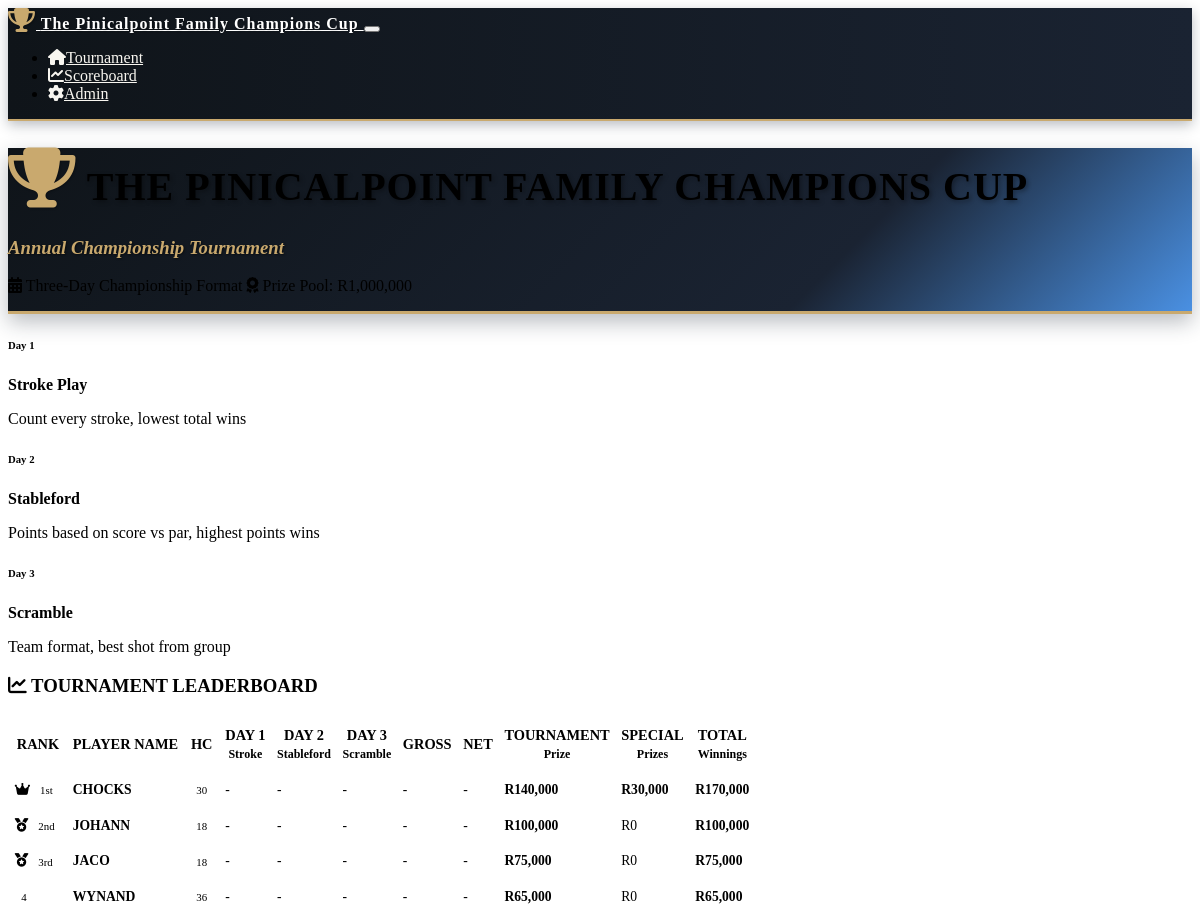
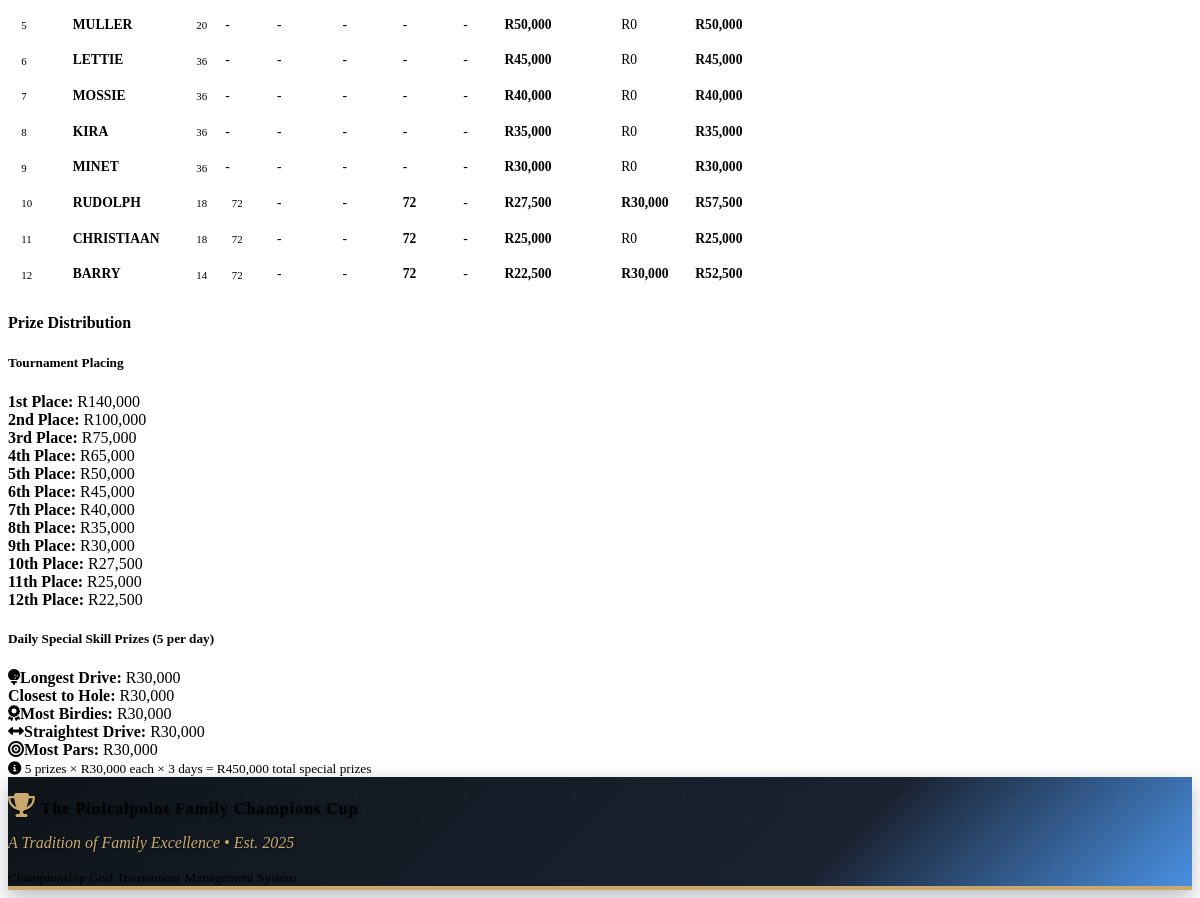
The app's page /scoreboard with its own data (2 pictures, top to bottom).
### models.py (models this page shows)
class Round(db.Model):
    id = db.Column(db.Integer, primary_key=True)
    tournament_id = db.Column(db.Integer, db.ForeignKey('tournament.id'), nullable=False)
    day = db.Column(db.Integer, nullable=False)  # 1, 2, or 3
    format = db.Column(db.String(50), nullable=False)  # 'stroke_play', 'stableford', 'scramble'
    date = db.Column(db.Date, nullable=False)
    completed = db.Column(db.Boolean, default=False)
    scores = db.relationship('Score', backref='round', lazy=True)

class Player(db.Model):
    id = db.Column(db.Integer, primary_key=True)
    name = db.Column(db.String(100), nullable=False)
    tournament_id = db.Column(db.Integer, db.ForeignKey('tournament.id'), nullable=False)
    handicap = db.Column(db.Integer, default=0)
    created_at = db.Column(db.DateTime, default=datetime.utcnow)
    scores = db.relationship('Score', backref='player', lazy=True)

### routes.py (the view)
@app.route('/scoreboard')
def scoreboard():
    tournament = Tournament.query.first()
    if not tournament:
        return redirect(url_for('player_setup'))
    leaderboard = calculate_leaderboard(tournament.id)
    rounds = Round.query.filter_by(tournament_id=tournament.id).order_by(Round.day).all()
    player_count = len(Player.query.filter_by(tournament_id=tournament.id).all())
    prize_distribution = get_prize_distribution(player_count)
    return render_template('scoreboard.html',
                         tournament=tournament,
                         leaderboard=leaderboard,
                         rounds=rounds,
                         prize_distribution=prize_distribution,
                         tournament_formats=TOURNAMENT_FORMATS)

### templates/scoreboard.html (shortened to what this page needs)
{% extends "base.html" %}
{% block content %}
<div class="container-fluid">
    <div class="row mb-3">
        <div class="col-12">
            <div class="card scoreboard-header">
                <div class="card-body text-center py-3 position-relative">
                    <h1 class="display-4 text-white mb-2 tournament-logo">
                        <i class="fas fa-trophy me-2 trophy-icon"></i>
                        THE PINICALPOINT FAMILY CHAMPIONS CUP
                    </h1>
                    <h3 class="tournament-tagline mb-2">Annual Championship Tournament</h3>
                    <div class="row justify-content-center">
                        <div class="col-md-10">
                            <p class="text-white mb-1">
                                <i class="fas fa-calendar-alt me-2"></i>
                                Three-Day Championship Format
                                <span class="ms-4">
                                    <i class="fas fa-award me-2"></i>
                                    Prize Pool: R{{ "{:,}".format(1000000) }}
                                </span>
                            </p>
                        </div>
                    </div>
                </div>
            </div>
        </div>
    </div>
    <div class="row mb-3">
        <div class="col-12">
            <div class="card">
                <div class="card-body py-2">
                    <div class="row text-center">
                        {% for day, format_info in tournament_formats.items() %}
                        <div class="col-md-4">
                            <h6 class="text-primary mb-1">Day {{ day }}</h6>
                            <p class="mb-1"><strong>{{ format_info.name }}</strong></p>
                            <p class="text-muted small mb-0">{{ format_info.description }}</p>
                        </div>
                        {% endfor %}
                    </div>
                </div>
            </div>
        </div>
    </div>
    <div class="row">
        <div class="col-12">
            <div class="card">
                <div class="card-header">
                    <h3 class="mb-0 text-center">
                        <i class="fas fa-chart-line me-2"></i>
                        TOURNAMENT LEADERBOARD
                    </h3>
                </div>
                <div class="card-body p-0">
                    <div class="table-responsive">
                        <table class="table table-striped scoreboard-table mb-0">
                            <thead class="table-dark">
                                <tr>
                                    <th class="text-center py-2">RANK</th>
                                    <th class="py-2">PLAYER NAME</th>
                                    <th class="text-center py-2">HC</th>
                                    <th class="text-center py-2">DAY 1<br><small>Stroke</small></th>
                                    <th class="text-center py-2">DAY 2<br><small>Stableford</small></th>
                                    <th class="text-center py-2">DAY 3<br><small>Scramble</small></th>
                                    <th class="text-center py-2">GROSS</th>
                                    <th class="text-center py-2">NET</th>
                                    <th class="text-center py-2">TOURNAMENT<br><small>Prize</small></th>
                                    <th class="text-center py-2">SPECIAL<br><small>Prizes</small></th>
                                    <th class="text-center py-2">TOTAL<br><small>Winnings</small></th>
                                </tr>
                            </thead>
                            <tbody>
                                {% for player_data in leaderboard %}
                                <tr class="{% if player_data.rank <= 3 %}table-warning{% endif %}">
                                    <td class="text-center py-2">
                                        {% if player_data.rank == 1 %}
                                            <i class="fas fa-crown text-warning me-1"></i>
                                            <span class="badge bg-warning text-dark">1st</span>
                                        {% elif player_data.rank == 2 %}
                                            <i class="fas fa-medal text-secondary me-1"></i>
                                            <span class="badge bg-secondary">2nd</span>
                                        {% elif player_data.rank == 3 %}
                                            <i class="fas fa-medal text-warning me-1"></i>
                                            <span class="badge bg-warning text-dark">3rd</span>
                                        {% else %}
                                            <span class="badge bg-primary">{{ player_data.rank }}</span>
                                        {% endif %}
                                    </td>
                                    <td class="py-2">
                                        <strong>{{ player_data.player.name.upper() }}</strong>
                                    </td>
                                    <td class="text-center py-2">
                                        <span class="badge bg-secondary">{{ player_data.player.handicap or 0 }}</span>
                                    </td>
                                    <td class="text-center py-2">
                                        {% if player_data.day_scores[0] %}
                                            <span class="badge bg-info">{{ player_data.day_scores[0] }}</span>
                                        {% else %}
                                            <span class="text-muted">-</span>
                                        {% endif %}
                                    </td>
                                    <td class="text-center py-2">
                                        {% if player_data.day_scores[1] %}
                                            <span class="badge bg-success">{{ player_data.day_scores[1] }}pts</span>
                                        {% else %}
                                            <span class="text-muted">-</span>
                                        {% endif %}
                                    </td>
                                    <td class="text-center py-2">
                                        {% if player_data.day_scores[2] %}
                                            <span class="badge bg-primary">{{ player_data.day_scores[2] }}</span>
                                        {% else %}
                                            <span class="text-muted">-</span>
                                        {% endif %}
                                    </td>
                                    <td class="text-center py-2">
                                        {% if player_data.total_score > 0 %}
                                            <strong class="text-primary">{{ player_data.total_score }}</strong>
                                        {% else %}
                                            <span class="text-muted">-</span>
                                        {% endif %}
                                    </td>
                                    <td class="text-center py-2">
                                        {% if player_data.net_score %}
                                            <strong class="text-success">{{ player_data.net_score }}</strong>
                                        {% else %}
                                            <span class="text-muted">-</span>
                                        {% endif %}
                                    </td>
                                    <td class="text-center py-2">
                                        <strong class="text-success">R{{ "{:,}".format(player_data.prize) }}</strong>
                                    </td>
                                    <td class="text-center py-2">
                                        {% if player_data.special_prizes_won > 0 %}
                                            <strong class="text-warning">R{{ "{:,}".format(player_data.special_prizes_won) }}</strong>
                                        {% else %}
                                            <span class="text-muted">R0</span>
                                        {% endif %}
                                    </td>
                                    <td class="text-center py-2">
                                        <strong class="text-primary">R{{ "{:,}".format(player_data.total_winnings) }}</strong>
                                    </td>
                                </tr>
                                {% endfor %}
                            </tbody>
                        </table>
                    </div>
                </div>
            </div>
        </div>
    </div>
    <div class="row mt-4">
        <div class="col-12">
            <div class="card bg-dark text-light">
                <div class="card-body text-center py-3">
                    <h4 class="mb-3">Prize Distribution</h4>
                    <h5 class="text-warning mb-2">Tournament Placing</h5>
                    <div class="row mb-3">
                        {% for rank, prize in prize_distribution.main_prizes.items() %}
                        <div class="col-md-3 col-6 mb-2">
                            <strong>{{ rank }}{% if rank == 1 %}st{% elif rank == 2 %}nd{% elif rank == 3 %}rd{% else %}th{% endif %} Place:</strong>
                            <span class="text-success ms-1">R{{ "{:,}".format(prize) }}</span>
                        </div>
                        {% endfor %}
                    </div>
                    <h5 class="text-warning mb-2">Daily Special Skill Prizes (5 per day)</h5>
                    <div class="row">
                        <div class="col-md-2 col-6 mb-2">
                            <strong><i class="fas fa-golf-ball me-1"></i>Longest Drive:</strong>
                            <span class="text-success ms-1">R{{ "{:,}".format(prize_distribution.daily_special_prizes.day_1.longest_drive) }}</span>
                        </div>
                        <div class="col-md-2 col-6 mb-2">
                            <strong>Closest to Hole:</strong>
                            <span class="text-success ms-1">R{{ "{:,}".format(prize_distribution.daily_special_prizes.day_1.closest_hole) }}</span>
                        </div>
                        <div class="col-md-2 col-6 mb-2">
                            <strong><i class="fas fa-award me-1"></i>Most Birdies:</strong>
                            <span class="text-success ms-1">R{{ "{:,}".format(prize_distribution.daily_special_prizes.day_1.most_birdies) }}</span>
                        </div>
                        <div class="col-md-3 col-6 mb-2">
                            <strong><i class="fas fa-arrows-alt-h me-1"></i>Straightest Drive:</strong>
                            <span class="text-success ms-1">R{{ "{:,}".format(prize_distribution.daily_special_prizes.day_1.straightest_drive) }}</span>
                        </div>
                        <div class="col-md-3 col-6 mb-2">
                            <strong><i class="fas fa-bullseye me-1"></i>Most Pars:</strong>
                            <span class="text-success ms-1">R{{ "{:,}".format(prize_distribution.daily_special_prizes.day_1.most_pars) }}</span>
                        </div>
                    </div>
                    <div class="row mt-2">
                        <div class="col-12">
                            <small class="text-muted">
                                <i class="fas fa-info-circle me-1"></i>
                                5 prizes × R30,000 each × 3 days = R450,000 total special prizes
                            </small>
                        </div>
                    </div>
                </div>
            </div>
        </div>
    </div>
</div>
{% endblock %}

### static/css/custom.css (style rules this page uses)
:root { --tournament-navy: #1a2332; --tournament-gold: #c9a96e; --tournament-white: #FFFFFF; --tournament-dark-navy: #0f1419; --tournament-accent-blue: #4a90e2; --tournament-cream: #f8f6f0; --tournament-silver: #8a9ba8; --tournament-shadow: rgba(26, 35, 50, 0.3); --tournament-green: #2d5a27; --tournament-light-green: #4a7c59; }
.tournament-logo { font-family: 'Georgia', serif; font-weight: bold; text-shadow: 2px 2px 4px rgba(0,0,0,0.3); letter-spacing: 1px; }
.tournament-tagline { font-family: 'Georgia', serif; font-style: italic; color: var(--tournament-gold); text-shadow: 1px 1px 2px rgba(0,0,0,0.5); }
.scoreboard-header { box-shadow: 0 8px 20px var(--tournament-shadow); background: linear-gradient(135deg, var(--tournament-dark-navy) 0%, var(--tournament-navy) 70%, var(--tournament-accent-blue) 100%); border-bottom: 3px solid var(--tournament-gold); }
.scoreboard-table { font-size: 1.1rem; }
.scoreboard-table th, .scoreboard-table td { vertical-align: middle; border-width: 2px; }
.scoreboard-table .badge { font-size: 0.9em; padding: 0.5em 0.75em; }
@media (min-width: 1200px) { .scoreboard-table { font-size: 1.1rem; } }
@media (min-width: 1200px) { .scoreboard-table th { font-size: 1rem; padding: 0.75rem 0.5rem; } }
@media (min-width: 1200px) { .scoreboard-table td { padding: 0.75rem 0.5rem; } }
@media (min-width: 1200px) { .display-4 { font-size: 2.5rem; } }
.scoreboard-table { font-size: 0.95rem; line-height: 1.3; }
.scoreboard-table th { font-weight: 600; white-space: nowrap; font-size: 0.9rem; }
.scoreboard-table td { white-space: nowrap; vertical-align: middle; }
.scoreboard-table .badge { font-size: 0.8em; padding: 0.35em 0.6em; }
@media (max-width: 1400px) { .scoreboard-table { font-size: 0.9rem; } }
@media (max-width: 1400px) { .scoreboard-table th, .scoreboard-table td { padding: 0.5rem 0.3rem; } }
@media (max-width: 1200px) { .scoreboard-table { font-size: 0.85rem; } }
.trophy-icon { color: var(--tournament-gold); text-shadow: 1px 1px 2px rgba(0,0,0,0.3); font-size: 1.5em; }

### records on screen
Round: day "2", name "Stableford", description "Points based on score vs par, highest points wins"
Round: day "3", name "Scramble", description "Team format, best shot from group"
Player: player.name "CHOCKS", player "30"
Player: player.name "JOHANN", player "18"
Player: player.name "JACO", player "18"
Player: player.name "WYNAND", player "36"
Player: player.name "MULLER", player "20"
Player: player.name "LETTIE", player "36"
Player: player.name "MOSSIE", player "36"
Player: player.name "KIRA", player "36"
Player: player.name "MINET", player "36"
Player: player.name "RUDOLPH", player "18"
Player: player.name "CHRISTIAAN", player "18"
Player: player.name "BARRY", player "14"

### other values on screen
{{ "{:,}".format(1000000) }} "1,000,000"
{{ day }} "1"
{{ "{:,}".format(player_data.prize) }} "140,000" "100,000" "75,000" "65,000" "50,000" "45,000" "40,000" "35,000" "30,000" "27,500" "25,000" "22,500"
{{ "{:,}".format(player_data.special_prizes_won) }} "30,000" "30,000" "30,000"
{{ "{:,}".format(player_data.total_winnings) }} "170,000" "100,000" "75,000" "65,000" "50,000" "45,000" "40,000" "35,000" "30,000" "57,500" "25,000" "52,500"
{{ player_data.rank }} "4" "5" "6" "7" "8" "9" "10" "11" "12"
{{ player_data.day_scores[0] }} "72" "72" "72"
{{ player_data.total_score }} "72" "72" "72"
{{ rank }} "1" "2" "3" "4" "5" "6" "7" "8" "9" "10" "11" "12"
{{ "{:,}".format(prize) }} "140,000" "100,000" "75,000" "65,000" "50,000" "45,000" "40,000" "35,000" "30,000" "27,500" "25,000" "22,500"
{{ "{:,}".format(prize_distribution.daily_special_prizes.day_1.most_pars) }} "30,000"
